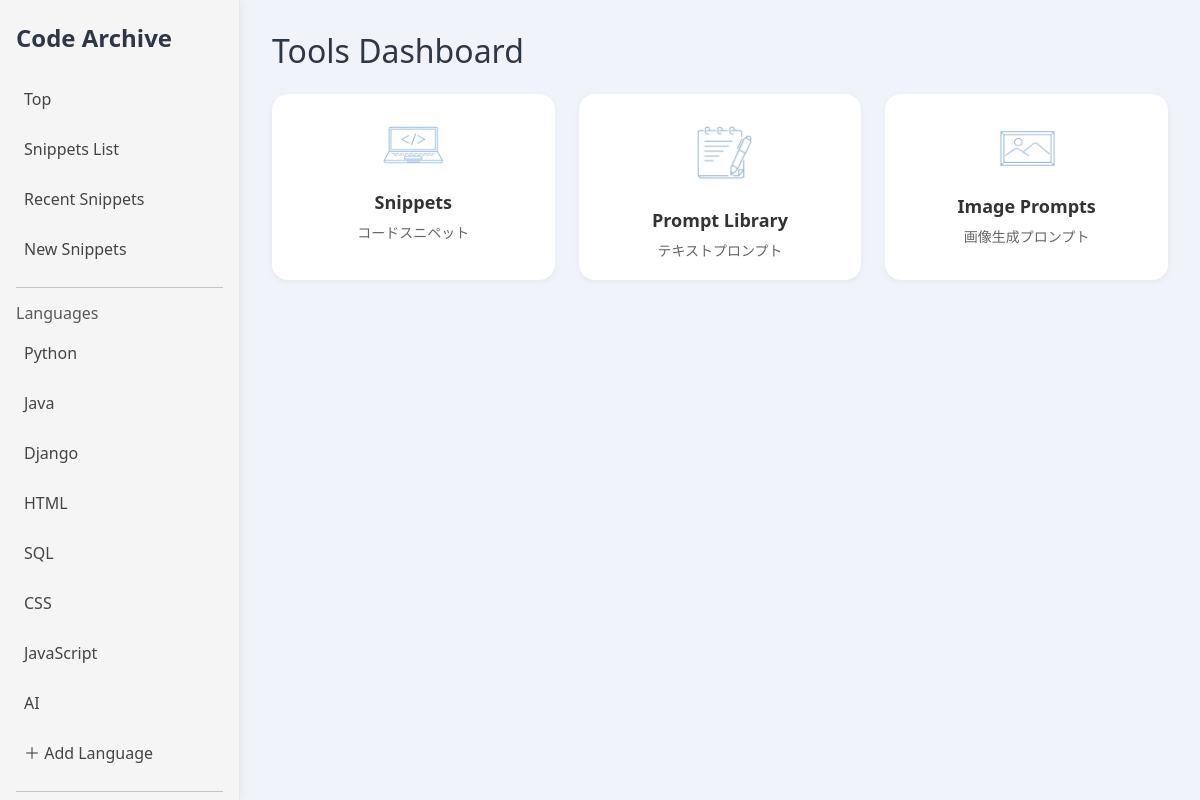
The page / on the database its author committed.
### snippets/models.py (models this page shows, shortened)
class Language(models.Model):
    name = models.CharField(max_length=50)
    default_subcategory = models.ForeignKey(
        'SubCategory',
        null= True,
        blank= True,
        on_delete= models.SET_NULL,
        related_name= 'default_for_language'
    )

### snippets/views.py (the view)
# urls.py: path('',views.top,name='top'),
def top(request):
    snippets = Snippet.objects.order_by('-created_at')[:10]
    return render(request,"snippets/top.html",{
        "snippets":snippets,
    })

### snippets/context_processors.py (called while the page is built)
def categories(request):
    return{
        "categories":Language.objects.all()
    }

### snippets/templates/snippets/top.html
{% extends "snippets/base.html" %}
{% block main %}
{% load static %}
<h2 class="mb-4">Tools Dashboard</h2>
<div class="dashboard-grid">
    <a href="{% url 'snippets_list' %}" class="tile">
    <div class="tile-icon">
      <img src="{% static 'icons/snippet.png' %}" alt="Snippets" class="icon-img">
    </div>
    <div class="tile-title">Snippets</div>
    <div class="tile-desc">コードスニペット</div>
  </a>
  <a href="{% url 'language_detail' pk=8 %}" class="tile">
    <div class="tile-icon">
      <img src="{% static 'icons/prompt.png' %}" alt="Prompt Library" class="icon-img">
    </div>
    <div class="tile-title">Prompt Library</div>
    <div class="tile-desc">テキストプロンプト</div>
  </a>
  <a href="{% url 'language_detail' pk=8 %}?type=image" class="tile">
    <div class="tile-icon">
      <img src="{% static 'icons/image.png' %}" alt="Image Prompts" class="icon-img">
    </div>
    <div class="tile-title">Image Prompts</div>
    <div class="tile-desc">画像生成プロンプト</div>
  </a>
</div>
{% endblock %}

### snippets/templates/snippets/base.html (shortened to what this page needs)
{% load static %}
<html>
<head>
  <link href="https://cdn.jsdelivr.net/npm/bootstrap@5.3.2/dist/css/bootstrap.min.css" rel="stylesheet">
  <link rel="stylesheet" href="{% static 'snippets/style.css' %}">
  <link rel="stylesheet" href="//cdnjs.cloudflare.com/ajax/libs/highlight.js/11.7.0/styles/github.min.css">
</head>
<body class="page-transition">
  <aside id="sidebar" class="sidebar" style="position:fixed; left:0; top:0;">
    <h4 class="fw-bold mb-4">Code Archive</h4>
    <a href="{% url 'top' %}" class="nav-item-link">Top</a>
    <a href="{% url 'snippets_list' %}" class="nav-item-link">Snippets List</a>
    <a href="{% url 'recent_snippets' %}" class="nav-item-link">Recent Snippets</a>
    <a href="{% url 'snippet_add' %}" class="nav-item-link">New Snippets</a>
    <hr>
    <h6 class="text-muted">Languages</h6>
    {% for c in categories %}
      <a href="/languages/{{ c.id }}" class="nav-item-link">{{ c.name }}</a>
    {% endfor %}
    <a href="{% url 'languages_add' %}" class="nav-item-link">＋ Add Language</a>
    <hr>
  </aside>
  <main class="content page-transition">
    {% block main %}{% endblock %}
  </main>
</body>
</html>

### snippets/static/snippets/style.css (style rules this page uses)
.sidebar { position: fixed; width: 240px; height: 100vh; background: #f7f7f7; border-right: 1px solid #e5e5e5; padding: 24px 16px; overflow-y: auto; box-shadow: 2px 0 8px rgba(0, 0, 0, 0.05); left: 0; top: 0; }
.content { padding: 32px; overflow-y: auto; }
.nav-item-link { display: block; padding: 10px 8px; border-radius: 8px; text-decoration: none; color: #444; margin-bottom: 6px; }
.page-transition { animation: slideIn 0.5s ease; }
.sidebar { position: fixed; top: 0; left: 0; width: 240px; height: 100vh; background: #f5f5f5; border-right: 1px solid #e5e5e5; padding: 24px 16px; overflow-y: auto; }
.content { margin-left: 240px; padding: 32px; overflow-y: auto; }
:root { --color-primary: #4a6fa5; --color-primary-dark: #3b5c8a; --color-bg-light: #f0f4fa; --color-text-main: #2d3748; }
body { background: var(--color-bg-light); color: var(--color-text-main); font-family: 'Segoe UI', 'Hiragino Sans', sans-serif; }
.dashboard-grid { display: grid; grid-template-columns: repeat(auto-fit, minmax(220px, 1fr)); gap: 24px; }
.tile { text-align: center; background: #ffffff; border-radius: 16px; padding: 1.2rem; text-decoration: none; color: #333; box-shadow: 0 2px 6px rgba(0, 0, 0, 0.05); transition: transform 0.15s ease, box-shadow 0.15s ease; }
.tile-icon { font-size: 32px; margin-bottom: 12px; }
.tile-title { font-size: 18px; font-weight: 600; margin-bottom: 6px; }
.tile-desc { font-size: 14px; color: #666; }
.icon-img { width: 80px; height: auto; opacity: 0.85; }

### rows shown on the page
Language: name "Python"
Language: name "Java"
Language: name "Django"
Language: name "HTML"
Language: name "SQL"
Language: name "CSS"
Language: name "JavaScript"
Language: name "AI"
